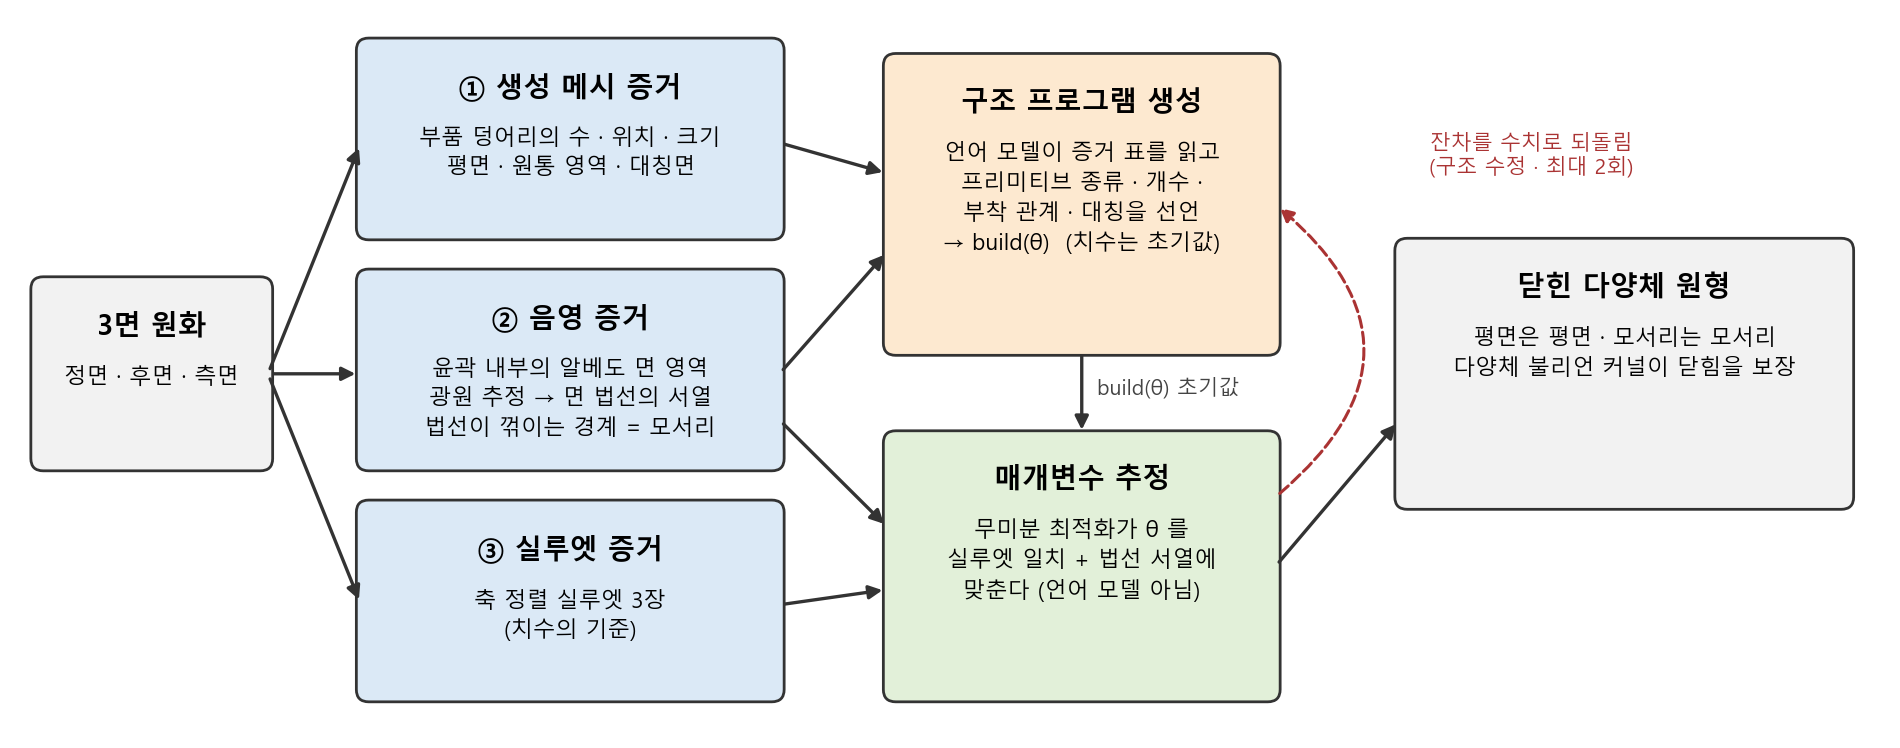

Recreate this plot in Python.
# 방법 개념도 — 논문/코드기하/그림/방법.png. 숫자 없음(구조만).  python 방법.py
import matplotlib
matplotlib.use("Agg")
import matplotlib.pyplot as plt
from matplotlib.patches import FancyBboxPatch
from pathlib import Path

plt.rcParams["font.family"] = "Malgun Gothic"
fig, ax = plt.subplots(figsize=(12, 4.6), dpi=200)
ax.set_xlim(0, 12); ax.set_ylim(0, 4.6); ax.axis("off")

def box(x, y, w, h, title, body, fc):
    ax.add_patch(FancyBboxPatch((x, y), w, h, boxstyle="round,pad=0.03,rounding_size=0.08", fc=fc, ec="#333", lw=1))
    ax.text(x + w / 2, y + h - 0.2, title, ha="center", va="top", fontsize=10, fontweight="bold")
    ax.text(x + w / 2, y + h - 0.55, body, ha="center", va="top", fontsize=8, linespacing=1.45)

def arrow(x0, y0, x1, y1, label=None, dashed=False):
    ax.annotate("", xy=(x1, y1), xytext=(x0, y0),
                arrowprops=dict(arrowstyle="-|>", lw=1.2, color="#333", ls="--" if dashed else "-"))
    if label:
        ax.text((x0 + x1) / 2, (y0 + y1) / 2 + 0.12, label, ha="center", fontsize=7.5, color="#444")

box(0.1, 1.7, 1.5, 1.2, "3면 원화", "정면 · 후면 · 측면", "#f2f2f2")

box(2.2, 3.2, 2.7, 1.25, "① 생성 메시 증거", "부품 덩어리의 수 · 위치 · 크기\n평면 · 원통 영역 · 대칭면", "#dbe9f6")
box(2.2, 1.7, 2.7, 1.25, "② 음영 증거", "윤곽 내부의 알베도 면 영역\n광원 추정 → 면 법선의 서열\n법선이 꺾이는 경계 = 모서리", "#dbe9f6")
box(2.2, 0.2, 2.7, 1.25, "③ 실루엣 증거", "축 정렬 실루엣 3장\n(치수의 기준)", "#dbe9f6")

box(5.6, 2.45, 2.5, 1.9, "구조 프로그램 생성", "언어 모델이 증거 표를 읽고\n프리미티브 종류 · 개수 ·\n부착 관계 · 대칭을 선언\n→ build(θ)  (치수는 초기값)", "#fde9d0")
box(5.6, 0.2, 2.5, 1.7, "매개변수 추정", "무미분 최적화가 θ 를\n실루엣 일치 + 법선 서열에\n맞춘다 (언어 모델 아님)", "#e2f0d9")

box(8.9, 1.45, 2.9, 1.7, "닫힌 다양체 원형", "평면은 평면 · 모서리는 모서리\n다양체 불리언 커널이 닫힘을 보장", "#f2f2f2")

for y in (3.8, 2.3, 0.8):
    arrow(1.6, 2.3, 2.2, y)
arrow(4.9, 3.8, 5.6, 3.6); arrow(4.9, 2.3, 5.6, 3.1)
arrow(4.9, 0.8, 5.6, 0.9); arrow(4.9, 2.0, 5.6, 1.3)
arrow(6.85, 2.45, 6.85, 1.9, None)
ax.text(6.95, 2.17, "build(θ) 초기값", fontsize=7.5, color="#444")
arrow(8.1, 1.05, 8.9, 2.0)
ax.annotate("", xy=(8.1, 3.4), xytext=(8.1, 1.5),
            arrowprops=dict(arrowstyle="-|>", lw=1.1, color="#a33", ls="--", connectionstyle="arc3,rad=0.6"))
ax.text(9.75, 3.6, "잔차를 수치로 되돌림\n(구조 수정 · 최대 2회)", fontsize=7.5, color="#a33", ha="center")

fig.savefig(Path(__file__).with_name("방법.png"), bbox_inches="tight", facecolor="white")
